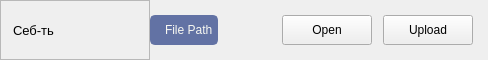
       <widget class="QFrame" name="frame_LPC">
        <property name="minimumSize">
         <size>
          <width>0</width>
          <height>60</height>
         </size>
        </property>
        <property name="maximumSize">
         <size>
          <width>16777215</width>
          <height>60</height>
         </size>
        </property>
        <layout class="QHBoxLayout" name="horizontalLayout_2">
         <property name="spacing">
          <number>0</number>
         </property>
         <property name="leftMargin">
          <number>0</number>
         </property>
         <property name="topMargin">
          <number>0</number>
         </property>
         <property name="rightMargin">
          <number>0</number>
         </property>
         <property name="bottomMargin">
          <number>0</number>
         </property>
         <item>
          <widget class="QFrame" name="frame">
           <property name="minimumSize">
            <size>
             <width>150</width>
             <height>0</height>
            </size>
           </property>
           <property name="maximumSize">
            <size>
             <width>150</width>
             <height>16777215</height>
            </size>
           </property>
           <property name="styleSheet">
            <string notr="true"/>
           </property>
           <property name="frameShape">
            <enum>QFrame::StyledPanel</enum>
           </property>
           <property name="frameShadow">
            <enum>QFrame::Raised</enum>
           </property>
           <layout class="QHBoxLayout" name="horizontalLayout_6">
            <property name="leftMargin">
             <number>12</number>
            </property>
            <property name="topMargin">
             <number>0</number>
            </property>
            <property name="rightMargin">
             <number>0</number>
            </property>
            <property name="bottomMargin">
             <number>0</number>
            </property>
            <item>
             <widget class="QLabel" name="label_2">
              <property name="minimumSize">
               <size>
                <width>0</width>
                <height>0</height>
               </size>
              </property>
              <property name="maximumSize">
               <size>
                <width>16777215</width>
                <height>16777215</height>
               </size>
              </property>
              <property name="font">
               <font>
                <pointsize>10</pointsize>
               </font>
              </property>
              <property name="text">
               <string>Себ-ть</string>
              </property>
             </widget>
            </item>
           </layout>
          </widget>
         </item>
         <item>
          <widget class="QFrame" name="frame_2">
           <property name="maximumSize">
            <size>
             <width>16777215</width>
             <height>16777215</height>
            </size>
           </property>
           <layout class="QVBoxLayout" name="verticalLayout_3">
            <property name="spacing">
             <number>6</number>
            </property>
            <property name="leftMargin">
             <number>0</number>
            </property>
            <property name="topMargin">
             <number>0</number>
            </property>
            <property name="rightMargin">
             <number>0</number>
            </property>
            <property name="bottomMargin">
             <number>0</number>
            </property>
            <item>
             <widget class="QLabel" name="label_lpc_file">
              <property name="minimumSize">
               <size>
                <width>0</width>
                <height>30</height>
               </size>
              </property>
              <property name="maximumSize">
               <size>
                <width>16777215</width>
                <height>30</height>
               </size>
              </property>
              <property name="styleSheet">
               <string notr="true">background-color: #6272a4;
border-radius: 5px;
border: 2px solid #6272a4;
padding-left: 10px;
selection-color: rgb(255, 255, 255);
selection-background-color: rgb(255, 121, 198);
color: #f8f8f2;</string>
              </property>
              <property name="text">
               <string>File Path</string>
              </property>
             </widget>
            </item>
           </layout>
          </widget>
         </item>
         <item>
          <spacer name="horizontalSpacer">
           <property name="orientation">
            <enum>Qt::Horizontal</enum>
           </property>
           <property name="sizeType">
            <enum>QSizePolicy::Fixed</enum>
           </property>
           <property name="sizeHint" stdset="0">
            <size>
             <width>50</width>
             <height>20</height>
            </size>
           </property>
          </spacer>
         </item>
         <item>
          <widget class="QFrame" name="frame_3">
           <property name="minimumSize">
            <size>
             <width>220</width>
             <height>0</height>
            </size>
           </property>
           <property name="maximumSize">
            <size>
             <width>220</width>
             <height>16777215</height>
            </size>
           </property>
           <layout class="QHBoxLayout" name="horizontalLayout_5">
            <property name="leftMargin">
             <number>9</number>
            </property>
            <property name="topMargin">
             <number>9</number>
            </property>
            <item>
             <widget class="QPushButton" name="btn_lpc_open_file">
              <property name="minimumSize">
               <size>
                <width>90</width>
                <height>30</height>
               </size>
              </property>
              <property name="maximumSize">
               <size>
                <width>90</width>
                <height>16777215</height>
               </size>
              </property>
              <property name="text">
               <string>Open</string>
              </property>
              <property name="icon">
               <iconset resource="../../static/resource.qrc">
                <normaloff>:/icon/icon/folder.svg</normaloff>:/icon/icon/folder.svg</iconset>
              </property>
             </widget>
            </item>
            <item>
             <widget class="QPushButton" name="btn_lpc_upload_file">
              <property name="minimumSize">
               <size>
                <width>90</width>
                <height>30</height>
               </size>
              </property>
              <property name="maximumSize">
               <size>
                <width>90</width>
                <height>16777215</height>
               </size>
              </property>
              <property name="text">
               <string>Upload</string>
              </property>
              <property name="icon">
               <iconset resource="../../static/resource.qrc">
                <normaloff>:/icon/icon/upload.svg</normaloff>:/icon/icon/upload.svg</iconset>
              </property>
             </widget>
            </item>
           </layout>
          </widget>
         </item>
        </layout>
       </widget>
